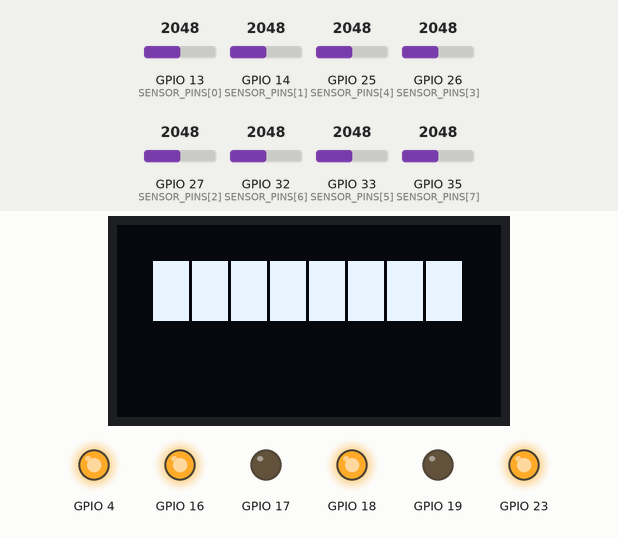
A sketch run on a simulated ESP32. Shown: 128×64 one-colour display, output pins drawn as LEDs (lit = HIGH). The test bench sets the inputs (shaded band); at power-on: GPIO 13 (SENSOR_PINS[0]) = 2048, GPIO 14 (SENSOR_PINS[1]) = 2048, GPIO 25 (SENSOR_PINS[4]) = 2048, GPIO 26 (SENSOR_PINS[3]) = 2048, GPIO 27 (SENSOR_PINS[2]) = 2048, GPIO 32 (SENSOR_PINS[6]) = 2048, GPIO 33 (SENSOR_PINS[5]) = 2048, GPIO 35 (SENSOR_PINS[7]) = 2048 (analog values on the 0–4095 scale). What the sketch prints to the serial monitor is not drawn.

Above: at 1.2 s.
1.3 s: GPIO 13 (SENSOR_PINS[0]) set to 1029
At 4.0 s:
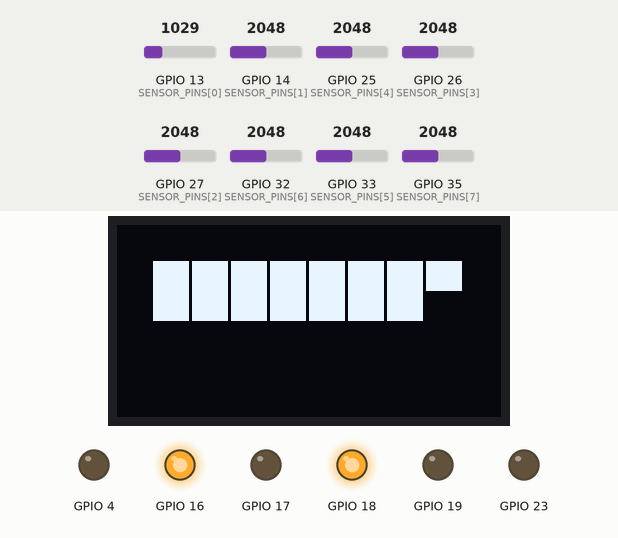
4.3 s: GPIO 13 (SENSOR_PINS[0]) set to 949
5.8 s: GPIO 14 (SENSOR_PINS[1]) set to 1960
At 7.0 s:
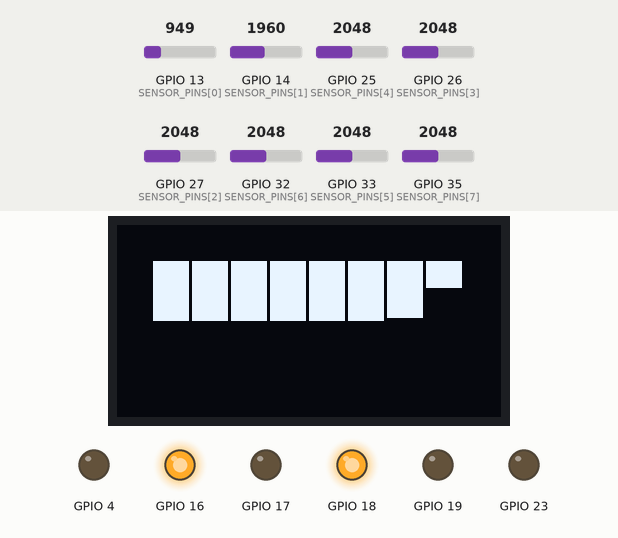
7.3 s: GPIO 25 (SENSOR_PINS[4]) set to 1960
8.8 s: GPIO 26 (SENSOR_PINS[3]) set to 1960
At 9.4 s:
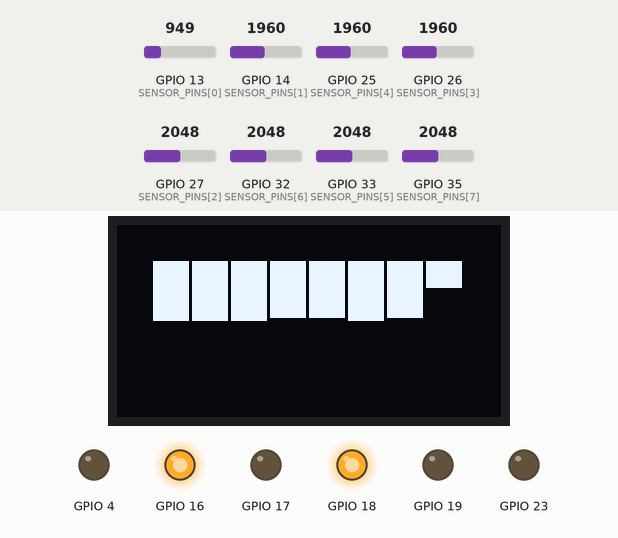
10.3 s: GPIO 27 (SENSOR_PINS[2]) set to 1960
Timing chart, 0 to 12.8 s (numbered marks = the images above; inputs shaded):
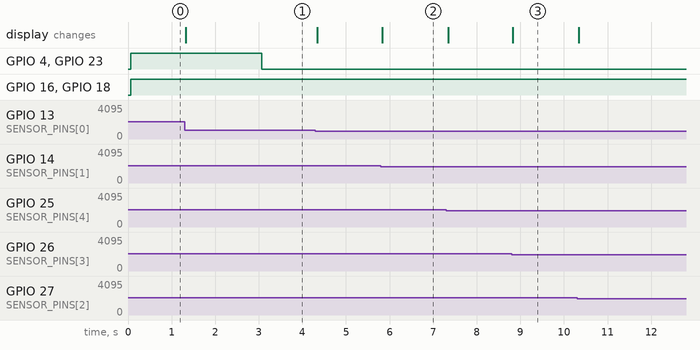

The sketch:

Arduino_PID.ino
```cpp
// ==========================================
// LINE FOLLOWER ROBOT - ESP32 (versi diperbaiki)
// ==========================================
// Perubahan dari versi awal:
// 1. Resolusi ADC disamakan (analogReadResolution) & threshold disesuaikan
// 2. Catatan pin ADC2 vs WiFi
// 3. Penanganan saat garis hilang (kembali ke arah terakhir terlihat)
// 4. PID pakai delta waktu (dt) + anti-windup pada integral
// 5. Motor bisa mundur (bidirectional) untuk belokan tajam
// 6. Kalibrasi sensor opsional (calibrate())
// ==========================================

#include <Arduino.h>

// ==========================================
// 1. CLASS SENSOR ARRAY (8 Sensor)
// ==========================================
class SensorArray {
  private:
    uint8_t pins[8];
    int threshold;
    int lastPosition = 0;      // posisi terakhir saat garis masih terdeteksi
    int lastActiveSensors = 0; // jumlah sensor aktif pada pembacaan terakhir

  public:
    // thresholdValue default disesuaikan untuk ADC 12-bit ESP32 (0-4095)
    SensorArray(const uint8_t sensorPins[8], int thresholdValue = 2000) {
      for (int i = 0; i < 8; i++) {
        pins[i] = sensorPins[i];
      }
      threshold = thresholdValue;
    }

    void begin() {
      // Set resolusi ADC secara eksplisit supaya nilai threshold konsisten
      // (default ESP32 sebenarnya sudah 12-bit, tapi ditulis eksplisit
      // supaya jelas dan tidak berubah kalau core/board berbeda).
      analogReadResolution(12);
      for (int i = 0; i < 8; i++) {
        pinMode(pins[i], INPUT);
      }
    }

    void setThreshold(int t) { threshold = t; }

    // Jumlah sensor yang aktif (membaca hitam) pada pemanggilan getPosition()
    // terakhir. 0 berarti garis hilang total; 8 berarti semua sensor aktif
    // (misal permukaan hitam lebar / garis finish).
    int getActiveSensorCount() { return lastActiveSensors; }

    // Kalibrasi sederhana: putar/geser robot di atas garis selama calibrateMs,
    // ambil rata-rata nilai min & max tiap sensor, lalu set threshold di
    // tengah-tengahnya. Panggil sekali di setup() sebelum loop utama, opsional.
    void calibrate(unsigned long calibrateMs = 2000) {
      int minVal[8], maxVal[8];
      for (int i = 0; i < 8; i++) {
        minVal[i] = 4095;
        maxVal[i] = 0;
      }

      unsigned long start = millis();
      while (millis() - start < calibrateMs) {
        for (int i = 0; i < 8; i++) {
          int v = analogRead(pins[i]);
          if (v < minVal[i]) minVal[i] = v;
          if (v > maxVal[i]) maxVal[i] = v;
        }
      }

      long sumMid = 0;
      for (int i = 0; i < 8; i++) {
        sumMid += (minVal[i] + maxVal[i]) / 2;
      }
      threshold = sumMid / 8;
    }

    // Mengembalikan posisi garis (-3500 paling kiri, 0 tengah, 3500 paling kanan).
    // Jika garis hilang (tidak ada sensor aktif), kembalikan posisi ekstrem
    // terakhir supaya robot tetap berbelok mencari garis, bukan jalan lurus.
    int getPosition() {
      long weightedSum = 0;
      int activeSensors = 0;
      static const int weights[8] = {-3500, -2500, -1500, -500, 500, 1500, 2500, 3500};

      for (int i = 0; i < 8; i++) {
        int value = analogRead(pins[i]);
        if (value < threshold) {
          weightedSum += weights[i];
          activeSensors++;
        }
      }

      lastActiveSensors = activeSensors;

      if (activeSensors == 0) {
        return (lastPosition < 0) ? -3500 : 3500;
      }

      lastPosition = weightedSum / activeSensors;
      return lastPosition;
    }
};

// ==========================================
// 2. CLASS PID CONTROLLER
// ==========================================
class PIDController {
  private:
    float kp, ki, kd;
    float lastError = 0;
    float integral = 0;
    float integralMax;      // batas anti-windup
    unsigned long lastTime = 0;

  public:
    PIDController(float p, float i, float d, float integralLimit = 2000)
      : kp(p), ki(i), kd(d), integralMax(integralLimit) {}

    float calculate(int setpoint, int currentPosition) {
      unsigned long now = micros();
      float dt = (lastTime == 0) ? 0.01f : (now - lastTime) / 1000000.0f;
      lastTime = now;
      if (dt <= 0) dt = 0.001f; // jaga-jaga pembagian nol

      float error = setpoint - currentPosition;

      integral += error * dt;
      integral = constrain(integral, -integralMax, integralMax); // anti-windup

      float derivative = (error - lastError) / dt;
      lastError = error;

      return (kp * error) + (ki * integral) + (kd * derivative);
    }

    // Panggil ini kalau robot berhenti lama / garis hilang lama,
    // supaya integral & lastError tidak membawa nilai basi.
    void reset() {
      integral = 0;
      lastError = 0;
      lastTime = 0;
    }
};

// ==========================================
// 3. CLASS MOTOR DRIVER
// ==========================================
class MotorDriver {
  private:
    uint8_t pinL1, pinL2, pinPWML;
    uint8_t pinR1, pinR2, pinPWMR;

    void setMotor(int speed, uint8_t pin1, uint8_t pin2, uint8_t pinPWM) {
      speed = constrain(speed, -255, 255);
      if (speed >= 0) {
        digitalWrite(pin1, HIGH);
        digitalWrite(pin2, LOW);
      } else {
        digitalWrite(pin1, LOW);
        digitalWrite(pin2, HIGH);
        speed = -speed;
      }
      analogWrite(pinPWM, speed);
    }

  public:
    MotorDriver(uint8_t l1, uint8_t l2, uint8_t pwml, uint8_t r1, uint8_t r2, uint8_t pwmr)
      : pinL1(l1), pinL2(l2), pinPWML(pwml), pinR1(r1), pinR2(r2), pinPWMR(pwmr) {}

    void begin() {
      pinMode(pinL1, OUTPUT); pinMode(pinL2, OUTPUT); pinMode(pinPWML, OUTPUT);
      pinMode(pinR1, OUTPUT); pinMode(pinR2, OUTPUT); pinMode(pinPWMR, OUTPUT);
    }

    // baseSpeed + correction bisa membuat salah satu roda mundur (nilai negatif)
    // supaya belokan tajam lebih responsif, bukan cuma berhenti.
    void drive(int baseSpeed, float correction) {
      int speedR = baseSpeed - (int)correction;
      int speedL = baseSpeed + (int)correction;
      setMotor(speedL, pinL1, pinL2, pinPWML);
      setMotor(speedR, pinR1, pinR2, pinPWMR);
    }

    void stop() {
      analogWrite(pinPWML, 0);
      analogWrite(pinPWMR, 0);
    }
};

// ==========================================
// INISIALISASI PERANGKAT HARDWARE
// ==========================================
#include <Wire.h>
#include <Adafruit_SSD1306.h>
#include <Adafruit_GFX.h>

#define lebarlayar 64
#define panjanglayar 128
Adafruit_SSD1306 layar(panjanglayar, lebarlayar, &Wire, -1);
const int panjangKotak[8] = {
  103, 90, 77, 64, 51, 38, 25, 12
};
// CATATAN PENTING (ESP32 + WiFi):
// Pin 25, 26, 27, 14, 12, 13 berada di ADC2, yang TIDAK stabil dipakai
// analogRead() saat WiFi aktif (ESP32 memakai ADC2 untuk WiFi secara
// internal). Kalau proyek ini nanti pakai WiFi/BLE, pindahkan sensor
// ke pin ADC1 (32, 33, 34, 35, 36, 39) atau matikan WiFi saat membaca sensor.
const uint8_t SENSOR_PINS[8] = {13, 14, 27, 26, 25, 33, 32, 35};

SensorArray sensors(SENSOR_PINS, 1000); // threshold awal, bisa dikalibrasi ulang
PIDController pid(1.2, 0.0, 0.5, 2000);
MotorDriver motors(17, 16, 4, 18, 19, 23);

const int BASE_SPEED = 100;

// Batas waktu garis hilang sebelum motor dihentikan (ms)
const unsigned long LINE_LOST_TIMEOUT_MS = 3000;

unsigned long lineLostStartTime = 0; // 0 berarti timer belum berjalan
bool robotStopped = false;           // latch: sekali true, motor berhenti permanen

void setup() {
  Serial.begin(115200);
  sensors.begin();
  motors.begin();
  layar.begin(SSD1306_SWITCHCAPVCC, 0x3C);
  layar.clearDisplay();

  // Opsional: kalibrasi sensor dulu (geser robot melewati garis selama
  // proses ini). Hapus/komentari baris ini kalau threshold manual sudah pas.
  // sensors.calibrate(2000);
}

void loop() {
  layar.clearDisplay();
  layar.setTextColor(SSD1306_WHITE);
  for (int i = 0; i < 8; i++){
    layar.fillRect(panjangKotak[i], 12, 12, analogRead(SENSOR_PINS[i]) / 102.375, SSD1306_WHITE);
  }
  layar.display();
  // Kalau robot sudah dalam status berhenti (latch), motor tetap mati
  // dan tidak lanjut ke logika PID. Untuk jalan lagi, reset/restart board.
  if (robotStopped) {
    motors.stop();
    return;
  }

  int position = sensors.getPosition();        // 1. Baca posisi garis
  int activeCount = sensors.getActiveSensorCount();

  // Kondisi A: semua sensor aktif -> biasanya penanda garis finish/
  // persimpangan lebar yang menutupi seluruh array sensor.
  if (activeCount == 8) {
    robotStopped = true;
    motors.stop();
    return;
  }

  // Kondisi B: garis hilang total -> hitung sudah berapa lama hilang.
  if (activeCount == 0) {
    if (lineLostStartTime == 0) {
      lineLostStartTime = millis(); // mulai hitung waktu kehilangan garis
    } else if (millis() - lineLostStartTime >= LINE_LOST_TIMEOUT_MS) {
      robotStopped = true;
      motors.stop();
      return;
    }
  } else {
    lineLostStartTime = 0; // garis ditemukan lagi, reset timer
  }

  float outputPID = pid.calculate(0, position); // 2. Hitung PID (setpoint = 0)
  motors.drive(BASE_SPEED, outputPID);          // 3. Jalankan motor

  // Debug (aktifkan saat tuning, nonaktifkan lagi setelah PID pas
  // supaya loop tetap cepat):
  Serial.print("Pos: "); Serial.print(position);
  Serial.print(" | PID: "); Serial.println(outputPID);
}
```

Measured:
- after the input at 1.3 s, the display: changes at once (image 1)
- after the input at 5.8 s, the display: changes at once (image 2)
- after the input at 8.8 s, the display: changes at once (image 3)
